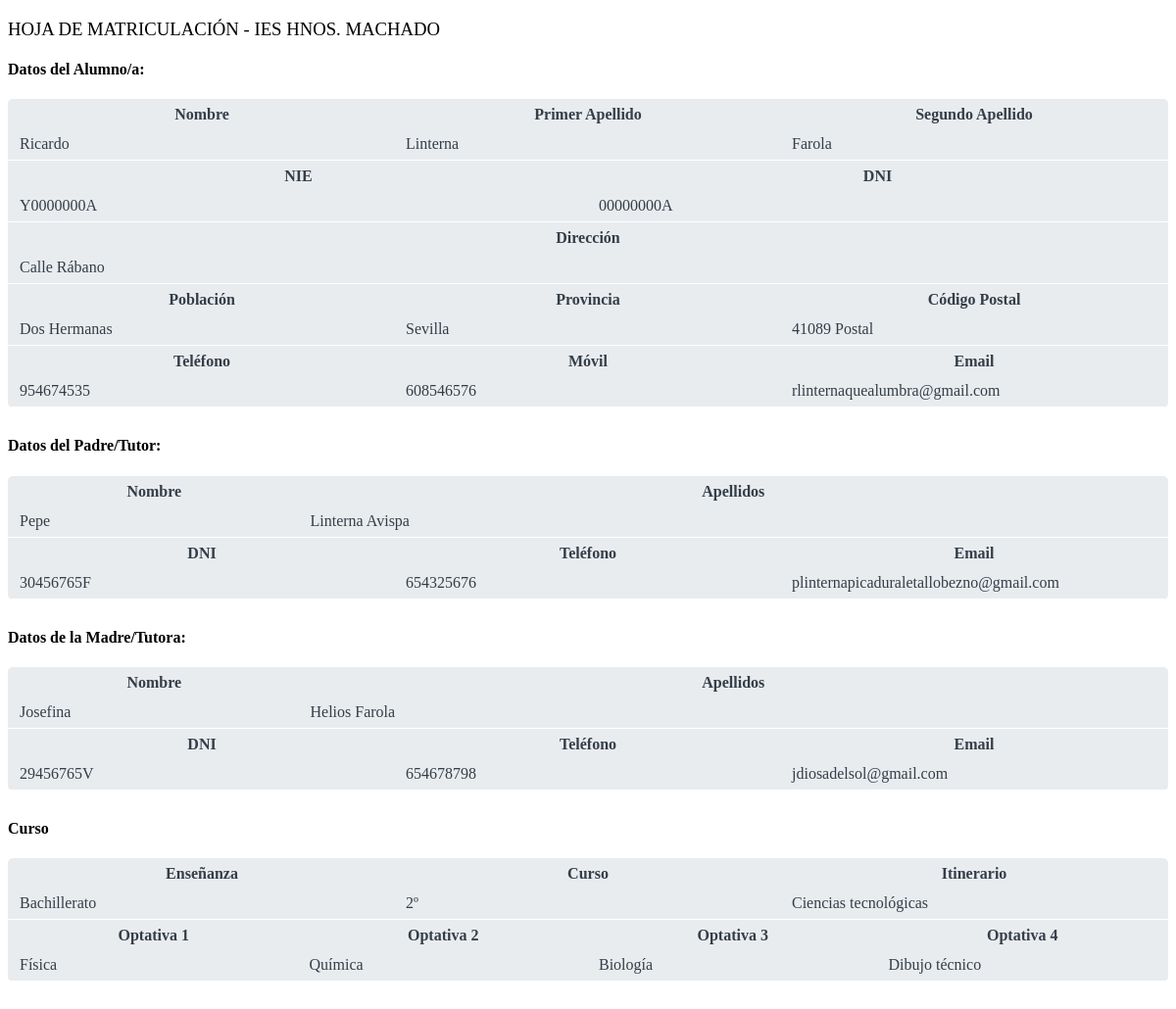
Page /php/matricula.php (signed in) on the committed database.
### tables this page shows
CREATE TABLE `alumnos` (
  `id` int(5) NOT NULL,
  `dni` varchar(9) NOT NULL,
  `clave` varchar(40) NOT NULL,
  `nombre` varchar(40) NOT NULL,
  `apellido1` varchar(40) NOT NULL,
  `apellido2` varchar(40) NOT NULL,
  `nie` varchar(9) NOT NULL,
  `fecha_nac` date NOT NULL,
  `direccion` varchar(60) NOT NULL,
  `poblacion` varchar(40) NOT NULL,
  `provincia` varchar(40) NOT NULL,
  `cod_postal` int(5) NOT NULL,
  `tel_fijo` int(9) NOT NULL,
  `tel_movil` int(9) NOT NULL,
  `correo` varchar(50) NOT NULL,
  `dni_padre` varchar(9) NOT NULL,
  `nombre_padre` varchar(40) NOT NULL,
  `apellidos_padre` varchar(40) NOT NULL,
  `tel_padre` int(9) NOT NULL,
  `correo_padre` varchar(50) NOT NULL,
  `dni_madre` varchar(9) NOT NULL,
  `nombre_madre` varchar(40) NOT NULL,
  `apellidos_madre` varchar(40) NOT NULL,
  `tel_madre` int(9) NOT NULL,
  `correo_madre` varchar(50) NOT NULL,
  `cambio_datos` varchar(500) DEFAULT NULL
);

CREATE TABLE `cursos` (
  `id` int(5) NOT NULL,
  `nombre` varchar(40) NOT NULL,
  `id_enseñanza` int(5) NOT NULL
);

CREATE TABLE `itinerarios` (
  `id` int(5) NOT NULL,
  `nombre` varchar(40) NOT NULL,
  `id_curso` int(5) NOT NULL
);

CREATE TABLE `optativas` (
  `id` int(5) NOT NULL,
  `nombre` varchar(40) NOT NULL,
  `id_curso` int(5) NOT NULL
);

### php/functions.php (called while the page is built, shortened)
<?php
function connectDB()
{
    try
    {
        $opc=array(PDO::MYSQL_ATTR_INIT_COMMAND => "SET NAMES utf8");
        $dsn="mysql:host=localhost;dbname=automatricula";
        $usuario="root";
        $contrasena="";
        $base=new PDO($dsn,$usuario,$contrasena,$opc);
    }
    catch (PDOException $e)
    {
        die ("Error".$e->getMessage());
        $resultado=null;
    }
    return $base;
}
function ejecutaConsulta($sql)
{
		$miconexion=connectDB();
		return $miconexion->query($sql);
}
function ejecutaConsultaArray($sql)
{
		$datos=[];
		$resultset=ejecutaConsulta($sql);
		while($fila=$resultset->fetch(PDO::FETCH_ASSOC))
		{
			$datos[]=$fila;
		}
		return $datos;
}
?>

### php/matricula.php (the view, shortened to what this page needs)
<!DOCTYPE html>
<html>
<head>
</head>
<body>
	<?php
		include "functions.php";
		$dni=$_SESSION['login'];
		$consulta="SELECT * FROM alumnos WHERE DNI='".$dni."';";
        $consulta2="SELECT E.NOMBRE, C.NOMBRE, I.NOMBRE FROM alumnos A, matriculas M, itinerarios I, cursos C, enseñanzas E WHERE A.DNI='".$dni."' AND A.ID=M.ID_ALUMNO AND M.ID_ITINERARIO=I.ID AND I.ID_CURSO=C.ID AND C.ID_enseñanza=E.ID";
        $consulta3="SELECT O.NOMBRE FROM matriculas M, optativas O, optativas_elegidas OE WHERE M.COD_MATRICULA=OE.COD_MATRICULA  AND O.ID=OE.ID_OPTATIVA1";
        $consulta4="SELECT O.NOMBRE FROM matriculas M, optativas O, optativas_elegidas OE WHERE M.COD_MATRICULA=OE.COD_MATRICULA  AND O.ID=OE.ID_OPTATIVA2";
        $consulta5="SELECT O.NOMBRE FROM matriculas M, optativas O, optativas_elegidas OE WHERE M.COD_MATRICULA=OE.COD_MATRICULA  AND O.ID=OE.ID_OPTATIVA3";
        $consulta6="SELECT O.NOMBRE FROM matriculas M, optativas O, optativas_elegidas OE WHERE M.COD_MATRICULA=OE.COD_MATRICULA  AND O.ID=OE.ID_OPTATIVA4";
		$resulset=ejecutaConsulta($consulta);
        $alumno=$resulset->fetch(PDO::FETCH_ASSOC);
        $resulset2=ejecutaConsulta($consulta2);
		$matricula=$resulset2->fetch(PDO::FETCH_NUM);
        $resulset3=ejecutaConsulta($consulta3);
		$optativa1=$resulset3->fetch(PDO::FETCH_NUM);
        $resulset4=ejecutaConsulta($consulta4);
		$optativa2=$resulset4->fetch(PDO::FETCH_NUM);
        $resulset5=ejecutaConsulta($consulta5);
		$optativa3=$resulset5->fetch(PDO::FETCH_NUM);
        $resulset6=ejecutaConsulta($consulta6);
		$optativa4=$resulset6->fetch(PDO::FETCH_NUM);
		$consulta7 = ejecutaConsultaArray("SELECT m.cod_matricula from alumnos a inner join matriculas m where a.id = m.id_alumno and a.dni='$dni'");
		$cod_matricula = $consulta7[0]["cod_matricula"];
	?>
	<div style="text-align:right"><barcode dimension="1D" type="EAN13" value="<?php echo $cod_matricula;?>" label="label" style="float:right;width:30mm; height:6mm; color: #000; font-size: 3mm"></barcode></div>
	<h3 style="font-weight:lighter;">HOJA DE MATRICULACIÓN - IES HNOS. MACHADO</h3>
	<h4>Datos del Alumno/a:</h4>
	<div class="contenedor">
	<table class="caja0">
		<tr><th class="caja4">Nombre</th><th class="caja4">Primer Apellido</th><th class="caja4">Segundo Apellido</th></tr>
		<tr><td class="caja4"><?php echo $alumno['nombre'];?></td><td class="caja4"><?php echo $alumno['apellido1'];?></td><td class="caja4"><?php echo $alumno['apellido2'];?></td></tr>
	</table>
	<table class="caja0">
		<tr><th class="caja3">NIE</th><th class="caja3">DNI</th></tr>
		<tr><td class="caja3"><?php echo $alumno['nie'];?></td><td class="caja3"><?php echo $alumno['dni'];?></td></tr>
	</table>
	<table class="caja0">
	 	<tr><th class="caja1">Dirección</th></tr>
	 	<tr><td class="caja1"><?php echo $alumno['direccion'];?></td></tr>
	</table>
	<table class="caja0">
	 	<tr><th class="caja4">Población</th><th class="caja4">Provincia</th><th class="caja4">Código Postal</th></tr>
	 	<tr><td class="caja4"><?php echo $alumno['poblacion'];?></td><td class="caja4"><?php echo $alumno['provincia'];?></td><td class="caja4"><?php echo $alumno['cod_postal'];?> Postal</td></tr>
	</table>
	<table class="caja0">
	 	<tr><th class="caja4">Teléfono</th><th class="caja4">Móvil</th><th class="caja4">Email</th></tr>
	 	<tr><td class="caja4"><?php echo $alumno['tel_fijo'];?></td><td class="caja4"><?php echo $alumno['tel_movil'];?></td><td class="caja4"><?php echo $alumno['correo'];?></td></tr>
	</table>
	</div>
 	<h4>Datos del Padre/Tutor:</h4>
 	<div class="contenedor">
 	<table class="caja0">
	 	<tr><th class="caja5">Nombre</th><th class="caja2">Apellidos</th></tr>
	 	<tr><td class="caja5"><?php echo $alumno['nombre_padre'];?></td><td class="caja2"><?php echo $alumno['apellidos_padre'];?></td></tr>
	</table>
	<table class="caja0">
	    <tr><th class="caja4">DNI</th><th class="caja4">Teléfono</th><th class="caja4">Email</th></tr>
	    <tr><td class="caja4"><?php echo $alumno['dni_padre'];?></td><td class="caja4"><?php echo $alumno['tel_padre'];?></td><td class="caja4"><?php echo $alumno['correo_padre'];?></td></tr>
	</table>
	</div>
	<h4>Datos de la Madre/Tutora:</h4>
	<div class="contenedor">
	<table class="caja0">
	 	<tr><th class="caja5">Nombre</th><th class="caja2">Apellidos</th></tr>
	 	<tr><td class="caja5"><?php echo $alumno['nombre_madre'];?></td><td class="caja2"><?php echo $alumno['apellidos_madre'];?></td></tr>
	</table>
	<table class="caja0">
	    <tr><th class="caja4">DNI</th><th class="caja4">Teléfono</th><th class="caja4">Email</th></tr>
	    <tr><td class="caja4"><?php echo $alumno['dni_madre'];?></td><td class="caja4"><?php echo $alumno['tel_madre'];?></td><td class="caja4"><?php echo $alumno['correo_madre'];?></td></tr>
	</table>
</div>
	<h4>Curso</h4>
	<div class="contenedor">
	<table class="caja0">
	    <tr><th class="caja4">Enseñanza</th><th class="caja4">Curso</th><th class="caja4">Itinerario</th></tr>
	    <tr><td class="caja4"><?php echo $matricula[0];?></td><td class="caja4"><?php echo $matricula[1];?></td><td class="caja4"><?php echo $matricula[2];?></td></tr>
    </table>
    <table class="caja0">
	    <tr><th class="caja5">Optativa 1</th><th class="caja5">Optativa 2</th><th class="caja5">Optativa 3</th><th class="caja5">Optativa 4</th></tr>
	    <tr><td class="caja5"><?php echo $optativa1[0];?></td><td class="caja5"><?php echo $optativa2[0];?></td><td class="caja5"><?php echo $optativa3[0];?></td><td class="caja5"><?php echo $optativa4[0];?></td></tr>
	</table>
</div>
</body>
</html>

### php/matricula.php (style rules this page uses)
.caja0 { width:100%; }
.caja1 { width:100%; }
.caja2 { width: 75%; }
.caja3 { width: 50%; }
.caja4 { width: 33.3%; }
.caja5 { width: 25%; }
.caja1, .caja2, .caja3, .caja4, .caja5 { padding:5px 10px; color:#343e48; border-radius:5px; }
.caja0 { border-bottom: solid 1px white; }
.contenedor { background-color:#e9ecef; border-radius:5px; margin-bottom:30px; }

### rows in the picture
alumnos: nombre "Ricardo", apellido1 "Linterna", apellido2 "Farola", nie "Y0000000A", dni "00000000A", direccion "Calle Rábano", poblacion "Dos Hermanas", provincia "Sevilla", cod_postal "41089", tel_fijo "954674535", tel_movil "608546576", correo "rlinternaquealumbra@gmail.com", nombre_padre "Pepe", apellidos_padre "Linterna Avispa", dni_padre "30456765F", tel_padre "654325676", correo_padre "plinternapicaduraletallobezno@gmail.com", nombre_madre "Josefina", apellidos_madre "Helios Farola", dni_madre "29456765V", tel_madre "654678798", correo_madre "jdiosadelsol@gmail.com"
enseñanzas: nombre "Bachillerato", cursos.nombre "2º", itinerarios.nombre "Ciencias tecnológicas"
optativas: nombre "Física"
optativas: nombre "Química"
optativas: nombre "Biología"
optativas: nombre "Dibujo técnico"
